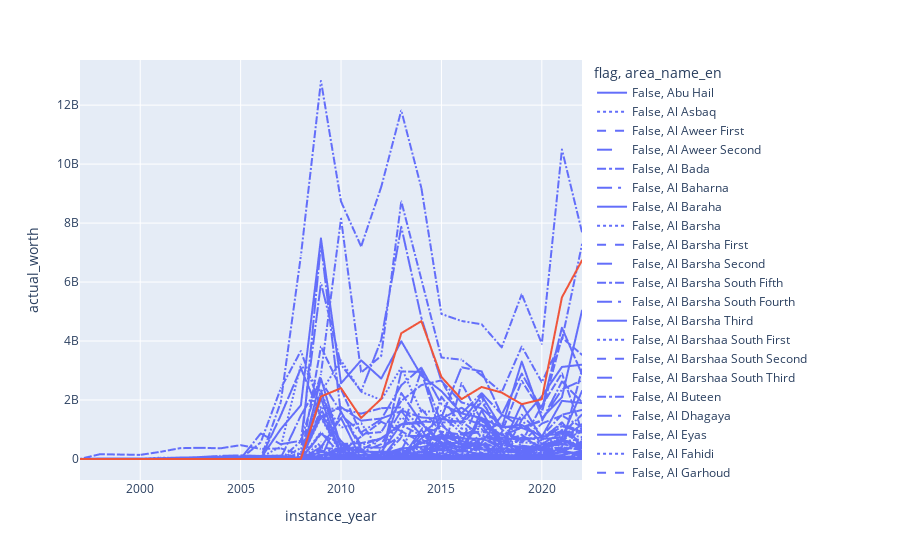

The code cell stored with this chart in its notebook:
### Code cell
target = "Business Bay"
plot_df = (dld_sub
    .groupby(["instance_year", "area_name_en"], as_index=False)["actual_worth"].agg(sum)
    .assign(flag = lambda x: x["area_name_en"] == target)
)
    
px.line(
    data_frame=plot_df,
    x="instance_year",
    y="actual_worth",
    line_dash = "area_name_en",
    color="flag"
)
